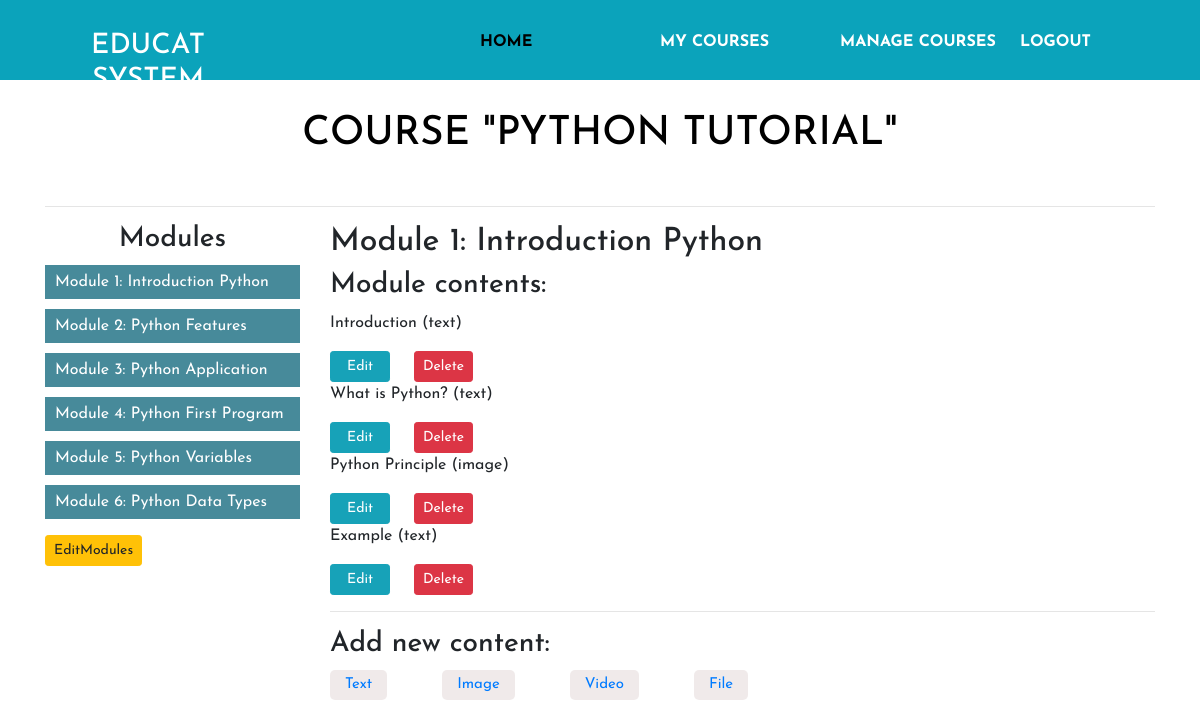
Screenshot of /course/module/6/ (signed in) with the database file from the repository.
### courses/models.py (models this page shows, shortened)
class Course(models.Model):
    owner = models.ForeignKey(User, related_name='courses_created', on_delete=models.CASCADE)
    subject = models.ForeignKey(Subject, related_name='courses', on_delete=models.CASCADE)
    title = models.CharField(max_length=200)
    slug = models.SlugField(max_length=200, unique=True)
    overview = models.TextField()
    created = models.DateTimeField(auto_now_add=True)
    students = models.ManyToManyField(User, related_name='course_joined', blank=True)
    class Meta:
        ordering = ('-created',)

class Module(models.Model):
    course = models.ForeignKey(Course, related_name='modules', on_delete=models.CASCADE)
    title = models.CharField(max_length=200)
    description = models.TextField(blank=True)
    order = OrderField(blank=True, for_fields=['course'])
    class Meta:
        ordering = ['order']

class Content(models.Model):
    module = models.ForeignKey(Module, related_name='contents', on_delete=models.CASCADE)
    content_type = models.ForeignKey(ContentType, on_delete=models.CASCADE,
                                     limit_choices_to={'model__in': ('text',
                                                                     'video',
                                                                     'image',
                                                                     'file'
                                                                     )})
    object_id = models.PositiveIntegerField()
    item = GenericForeignKey('content_type', 'object_id')
    order = OrderField(blank=True, for_fields=['module'])
    class Meta:
        ordering = ['order']

class ItemBase(models.Model):
    owner = models.ForeignKey(User, on_delete=models.CASCADE, related_name='%(class)s_related')
    title = models.CharField(max_length=250)
    created = models.DateTimeField(auto_now_add=True)
    updated = models.DateTimeField(auto_now=True)
    class Meta:
        abstract = True
    def __str__(self):
        return self.title

class Text(ItemBase):
    content = models.TextField()

class Image(ItemBase):
    file = models.FileField(upload_to='images')

### courses/views.py (the view)
# urls.py: url(r'^module/(?P<module_id>\d+)/$', views.ModuleContentListView.as_view(), name='module_content_list'),
class ModuleContentListView(TemplateResponseMixin, View):
    template_name = 'courses/manage/module/content_list.html'
    def get(self, request, module_id):
        module = get_object_or_404(Module,
                                   id=module_id,
                                   course__owner=request.user)
        return self.render_to_response({'module': module})

### courses/templatetags/course.py (called while the page is built)
@register.filter()
def model_name(obj):
    try:
        return obj._meta.model_name
    except AttributeError:
        return None

### courses/templates/courses/manage/module/content_list.html (shortened to what this page needs)
{% extends "base.html" %}
{% load course %}
{% block content %}
<div class="container">
  {% with course=module.course %}
    <h1 class="manage-module mb-5">Course "{{ course.title }}"</h1>
    <hr>
<div class="row">
 <div class="contents col-md-3">
  <h3 class="text-center">Modules</h3>
 <ul class="modules" id="modules">
  {% for m in course.modules.all %}
  <li data-id="{{ m.id }}" {% if m == module %} class="selected"{% endif %}>
    <a href="{% url 'module_content_list' m.id %}">
    <span>
     Module <span class="order">{{ m.order|add:1 }}:</span>
    </span>
     {{ m.title }}
    </a>
    <br>
  </li>
 {% empty %}
 <li>No modules yet.</li>
 {% endfor %}
  </ul>
 <p><a class="pr-2 btn btn-sm btn-warning" href="{% url 'course_module_update' course.id %}">EditModules</a></p>
</div>
<div class="col-md-9">
 <div class="module">
   <h2>Module {{ module.order|add:1 }}: {{ module.title }}</h2>
    <h3>Module contents:</h3>
     <div id="module-contents">
    {% for content in module.contents.all %}
     <div data-id="{{ content.id }}">
    {% with item=content.item %}
    <p>{{ item }} ({{ item|model_name }})</p>
   <a class="btn btn-sm btn-info pl-3 pr-3 float-left mr-4" href="{% url 'module_content_update' module.id item|model_name item.id %}">Edit</a>
    <form action="{% url 'module_content_delete' content.id %}" method="post">
    <input class="btn btn-sm btn-danger" type="submit" value="Delete">
    </form>
   {% endwith %}
 </div>
 {% empty %}
  <p>This module has no contents yet.</p>
 {% endfor %}
</div>
 <hr>
   <h3>Add new content:</h3>
     <ul class="content-types">
      <li><a href="{% url 'module_content_create' module.id 'text' %}">Text</a></li>
      <li><a href="{% url 'module_content_create' module.id 'image' %}">Image</a></li>
      <li><a href="{% url 'module_content_create' module.id 'video' %}">Video</a></li>
     <li><a href="{% url 'module_content_create' module.id 'file' %}">File</a></li>
    </ul>
   </div>
  </div>
 </div>
</div>
{% endwith %}
{% endblock %}

### courses/static/css/style.css (style rules this page uses)
* { margin: 0; padding:0; box-sizing: border-box; font-family: 'Josefin Sans', sans-serif; }
h1 { color: #ffffff; }
a { text-decoration:none !important; }
.manage-module { color: #000000; text-align: center; text-transform: uppercase; margin-top: 30px; margin-bottom: 10px; }
.content-types li { display: inline-block; font-size: 15px; margin-right: 50px; background-color: #6930301a; padding-top:4px; padding-bottom: 4px; padding-right:15px; padding-left:15px; color: #ffffff; border-radius: 5px; }
.modules li a { color: #ffffff; }
.modules li { list-style: none; background-color: #357f90e8; margin-bottom: 10px; padding-right: 10px; padding-left: 10px; padding-top:5px; padding-bottom: 5px; }

### rows the page displays
Course: title "PYTHON TUTORIAL"
Module: order|add "1", title "Introduction Python"
Module: order|add "2", title "Python Features"
Module: order|add "3", title "Python Application"
Module: order|add "4", title "Python First Program"
Module: order|add "5", title "Python Variables"
Module: order|add "6", title "Python Data Types"
Content: item "Introduction", item|model_name "text"
Content: item "What is Python?", item|model_name "text"
Content: item "Python Principle", item|model_name "image"
Content: item "Example", item|model_name "text"
